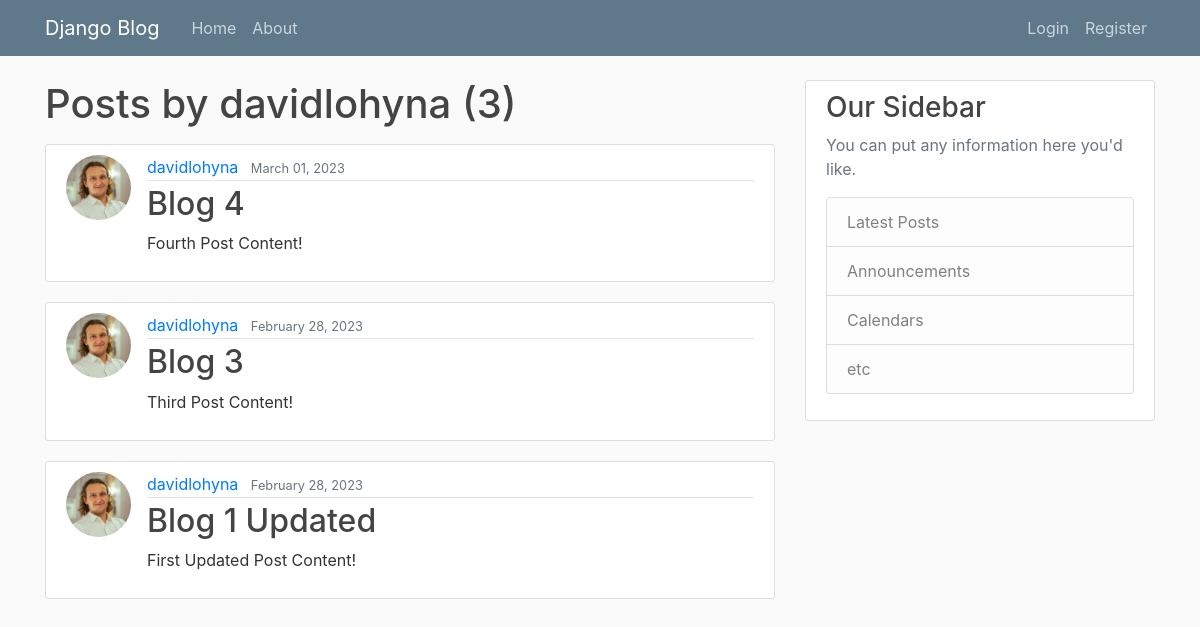
Before: /user/davidlohyna/ with the older database file.
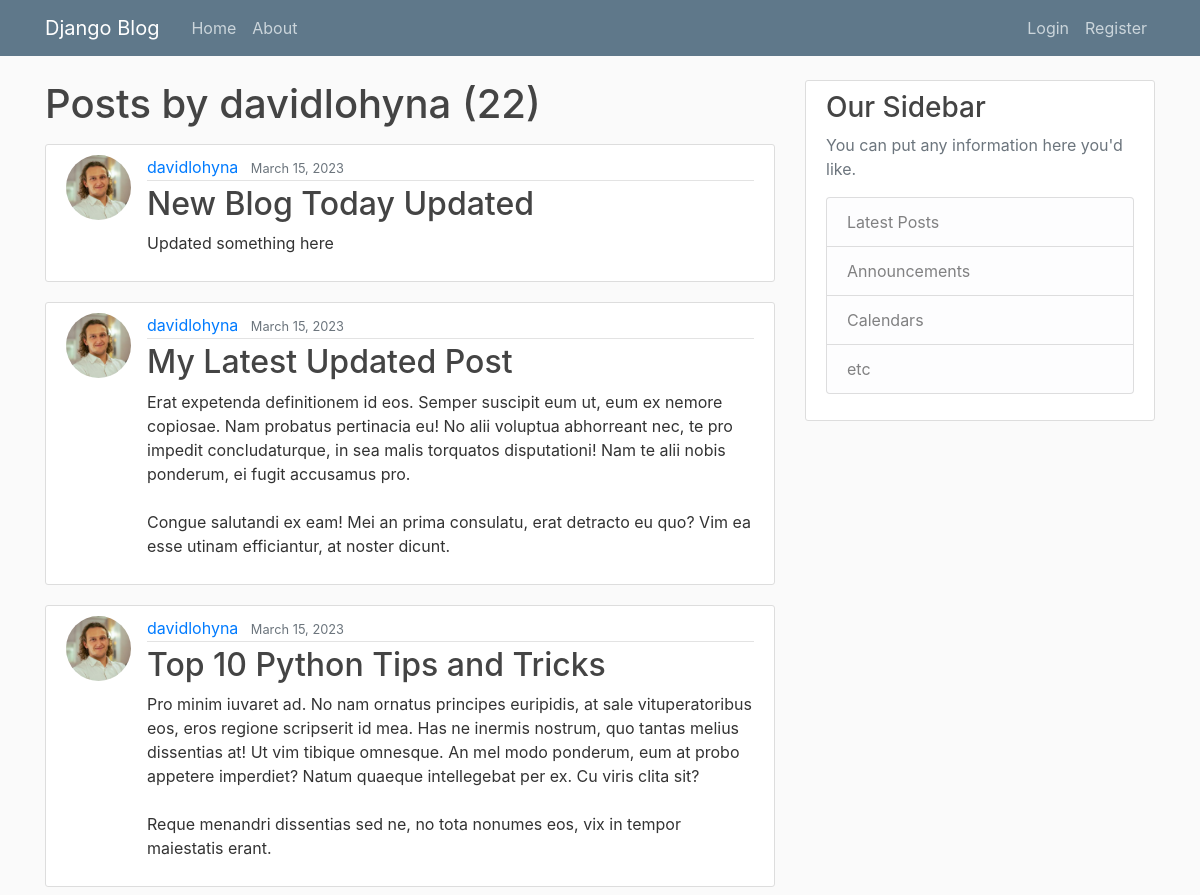
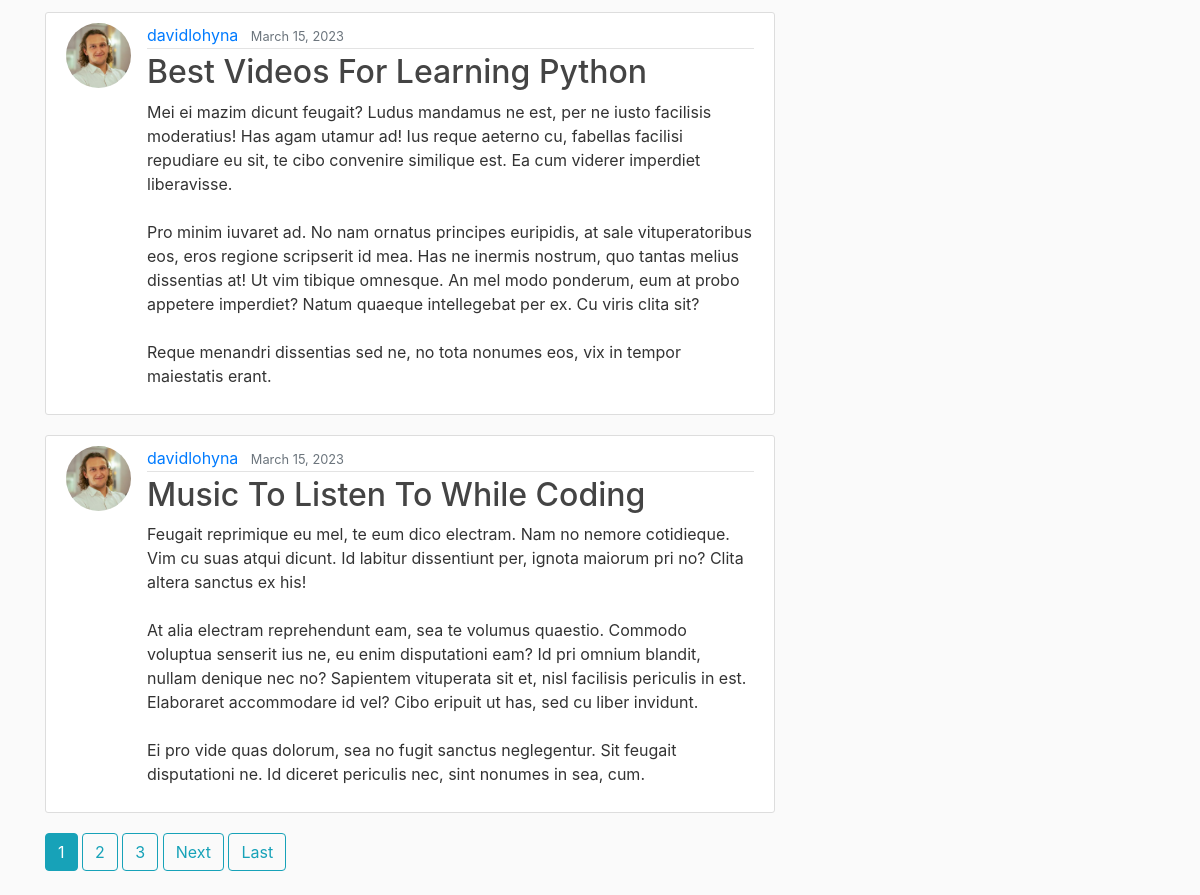
After: the same page with the newer database file (2 pictures, top to bottom).
### blog/models.py (models this page shows, shortened)
class Post(models.Model):
    title = models.CharField(max_length=100)
    content = models.TextField()
    date_posted = models.DateTimeField(default=timezone.now)
    author = models.ForeignKey(
        settings.AUTH_USER_MODEL,
        on_delete=models.CASCADE,
    )

### users/models.py (models this page shows, shortened)
class Profile(models.Model):
    user = models.OneToOneField(User, on_delete=models.CASCADE)
    image = models.ImageField(default="default.jpg", upload_to="profile_pics")

### blog/views.py (the view)
# urls.py: path("user/<str:username>/", UserPostListView.as_view(), name="user-posts"),
class UserPostListView(ListView):
    model = Post
    template_name = "blog/user_posts.html"
    context_object_name = "posts"
    ordering = ["-date_posted"]
    paginate_by = 5
    def get_queryset(self):
        user = get_object_or_404(User, username=self.kwargs.get("username"))
        return Post.objects.filter(author=user).order_by("-date_posted")

### blog/templates/blog/user_posts.html (shortened to what this page needs)
{% extends 'blog/base.html' %}
{% block content %}
    <h1 class="mb-3">Posts by {{ view.kwargs.username }} ({{ page_obj.paginator.count }})</h1>
    {% for post in posts %}
        <article class="media content-section">
          <img class="rounded-circle article-img" src="{{ post.author.profile.image.url }}">
          <div class="media-body">
            <div class="article-metadata">
              <a class="mr-2" href="{% url 'user-posts' post.author.username %}">{{ post.author }}</a>
              <small class="text-muted">{{ post.date_posted|date:"F d, Y" }}</small>
            </div>
            <h2><a class="article-title" href="{% url 'post-detail' post.id %}">{{ post.title }}</a></h2>
            <p class="article-content">{{ post.content }}</p>
          </div>
        </article>
    {% endfor %}
    {% if is_paginated %}
        {% for num in page_obj.paginator.page_range %}
          {% if page_obj.number == num %}
            <a class="btn btn-info mb-4" href="?page={{ num }}">{{ num }}</a>
          {% elif num > page_obj.number|add:'-3' and num < page_obj.number|add:'3' %}
            <a class="btn btn-outline-info mb-4" href="?page={{ num }}">{{ num }}</a>
          {% endif %}
        {% endfor %}
        {% if page_obj.has_next %}
          <a class="btn btn-outline-info mb-4" href="?page={{ page_obj.next_page_number }}">Next</a>
          <a class="btn btn-outline-info mb-4" href="?page={{ page_obj.paginator.num_pages }}">Last</a>
        {% endif %}
    {% endif %}
{% endblock content %}

Changed rows visible on the page:
no longer on this page (row unchanged): Post: author.profile.image (picture), author "davidlohyna", date_posted "March 01, 2023", title "Blog 4", content "Fourth Post Content!"
no longer on this page (row unchanged): Post: author.profile.image (picture), author "davidlohyna", date_posted "February 28, 2023", title "Blog 3", content "Third Post Content!"
no longer on this page (row unchanged): Post: author.profile.image (picture), author "davidlohyna", date_posted "February 28, 2023", title "Blog 1 Updated", content "First Updated Post Content!"
added Post: author.profile.image (picture), author "davidlohyna", date_posted "March 15, 2023", title "New Blog Today Updated", content "Updated something here"
added Post: author.profile.image (picture), author "davidlohyna", date_posted "March 15, 2023", title "My Latest Updated Post", content "Erat expetenda definitionem id eos. Semper suscipit eum ut, eum ex nemore copiosae. Nam probatus pertinacia eu! No alii voluptua abhorreant nec, te pro impedit concludaturque, in sea malis torquatos disputationi! Nam te alii nobis ponderum, ei fugit accusamus pro. Congue salutandi ex eam! Mei an prima consulatu, erat detracto eu quo? Vim ea esse utinam efficiantur, at noster dicunt."
added Post: author.profile.image (picture), author "davidlohyna", date_posted "March 15, 2023", title "Top 10 Python Tips and Tricks", content "Pro minim iuvaret ad. No nam ornatus principes euripidis, at sale vituperatoribus eos, eros regione scripserit id mea. Has ne inermis nostrum, quo tantas melius dissentias at! Ut vim tibique omnesque. An mel modo ponderum, eum at probo appetere imperdiet? Natum quaeque intellegebat per ex. Cu viris clita sit? Reque menandri dissentias sed ne, no tota nonumes eos, vix in tempor maiestatis erant."
added Post: author.profile.image (picture), author "davidlohyna", date_posted "March 15, 2023", title "Best Videos For Learning Python", content "Mei ei mazim dicunt feugait? Ludus mandamus ne est, per ne iusto facilisis moderatius! Has agam utamur ad! Ius reque aeterno cu, fabellas facilisi repudiare eu sit, te cibo convenire similique est. Ea cum viderer imperdiet liberavisse. Pro minim iuvaret ad. No nam ornatus principes euripidis, at sale vituperatoribus eos, eros regione scripserit id mea. Has ne inermis nostrum, quo tantas melius dissentias at! Ut vim tibique omnesque. An mel modo ponderum, eum at probo appetere imperdiet? Natum quaeque intellegebat per ex. Cu viris clita sit? Reque menandri dissentias sed ne, no tota nonumes eos, vix in tempor maiestatis erant."
added Post: author.profile.image (picture), author "davidlohyna", date_posted "March 15, 2023", title "Music To Listen To While Coding", content "Feugait reprimique eu mel, te eum dico electram. Nam no nemore cotidieque. Vim cu suas atqui dicunt. Id labitur dissentiunt per, ignota maiorum pri no? Clita altera sanctus ex his! At alia electram reprehendunt eam, sea te volumus quaestio. Commodo voluptua senserit ius ne, eu enim disputationi eam? Id pri omnium blandit, nullam denique nec no? Sapientem vituperata sit et, nisl facilisis periculis in est. Elaboraret accommodare id vel? Cibo eripuit ut has, sed cu liber invidunt. Ei pro vide quas dolorum, sea no fugit sanctus neglegentur. Sit feugait disputationi ne. Id diceret periculis nec, sint nonumes in sea, cum."
Other visible differences:
{{ page_obj.paginator.count }}: "3" → "22"
new list line: "1"
new list line: "2"
new list line: "3"
text now shown: "Next Last"
